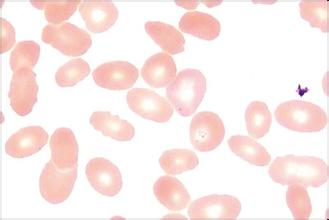
%> input picture ComVision/Assignment1/cell.jpg, 329 x 220 px
$ octave correct_illuminance.m   (GNU Octave 9; MATLAB toolbox functions it lacks are replaced by stand-ins)
%> lines starting %> are read from the running program, lines starting %| are printed output that depends on the picture; in (x1, y1, x2, y2) boxes, pixels count from 0 and x2, y2 are one past the last pixel; in counts of white or black regions, pixels touching at a corner belong together; the program's own positions count from 1
clear;

%load image and convert to gray level
cell = imread('cell.jpg');
%> cell is the input picture: size 220x329x3 uint8; mean R, G, B 250.5, 234.5, 232
cell = rgb2gray(cell);
%> cell: size 220x329 uint8
%figure, imshow(cell);

%estimate background
background = imopen(cell, strel('disk',20));
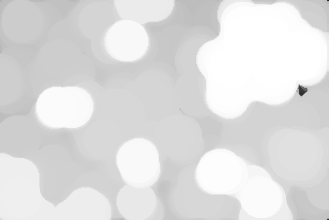
%> background: size 220x329 uint8; min 30, max 255, mean 223.2

%figure, surf(double(background(1:8:end,1:8:end))),zlim([0 255]);
%set(gca,'ydir','reverse');
%imshow(background);

%substract the background
c2 = cell -background;
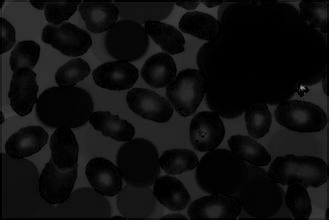
%> c2: size 220x329 uint8; min 0, max 161, mean 15.9
%figure, imshow(c2);

%increase the contrast
c3 = imadjust(c2);
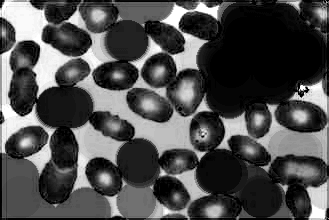
%> c3: size 220x329 uint8; min 0, max 255, mean 77.5
%figure, imshow(c3);

%thresholding the image
level = graythresh(c3);
%> level = 0.431
bw = im2bw(c3, level);
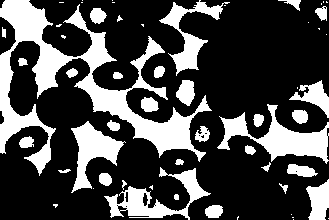
%> bw: size 220x329 logical; 28.3% white; 57 white regions (24 under 20 px), largest, box (x1, y1, x2, y2) and area: (0, 0, 212, 176) 9123, (217, 104, 329, 164) 2402, (104, 167, 211, 220) 1785
bw = bwareaopen(bw, 200);
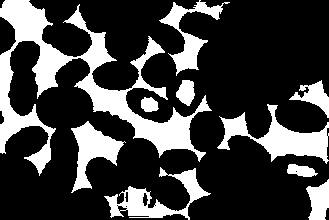
%> bw: size 220x329 logical; 25.3% white; 10 white regions, largest, box (x1, y1, x2, y2) and area: (0, 0, 212, 176) 9123, (217, 104, 329, 164) 2402, (104, 167, 211, 220) 1785
%figure, imshow(bw);

cc = bwconncomp(bw, 4);
%> cc = 22 connected components

grain = false(size(bw));
grain(cc.PixelIdxList{5}) = true;
%> grain: size 220x329 logical; 0% white in thin lines or dots, all inside (x1, y1, x2, y2) = (119, 194, 120, 196)
%figure, imshow(grain);

label = labelmatrix(cc);
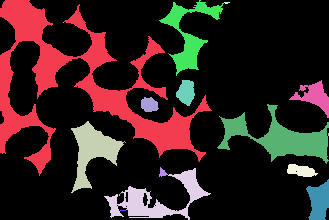
%> label: size 220x329 uint8; 23 distinct labels, from 0 to 22; one colour per label, 0 black
whos label

RGB_label = label2rgb(label, @spring, 'c', 'shuffle');
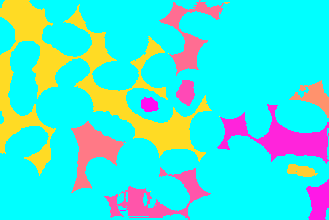
%> RGB_label: size 220x329x3 uint8; mean R, G, B 64.6, 228.6, 216.8
imshow(RGB_label);
